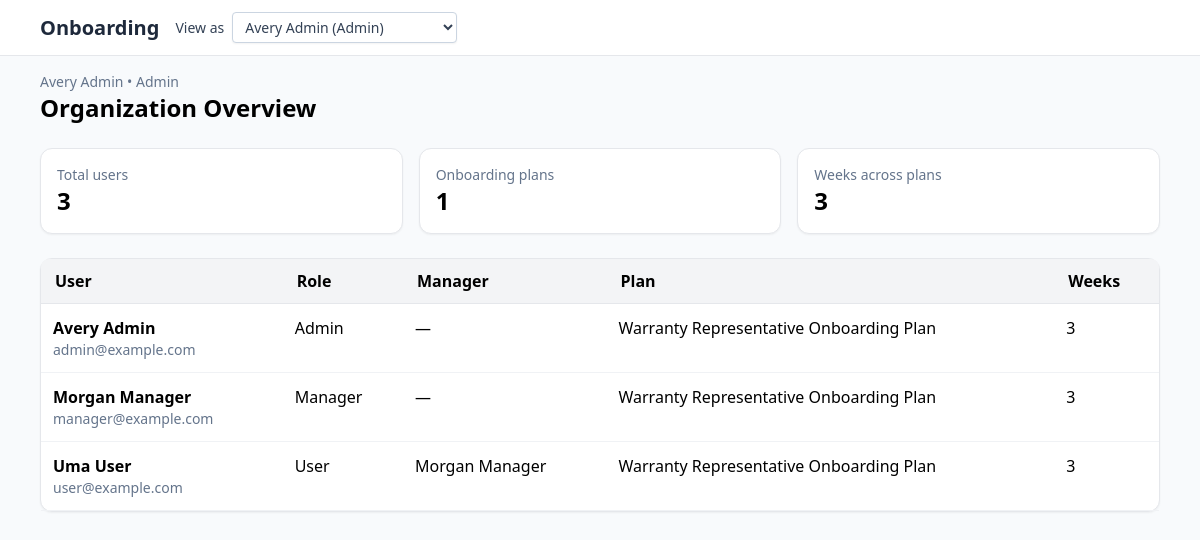
Before: /admin/overview with the older database file.
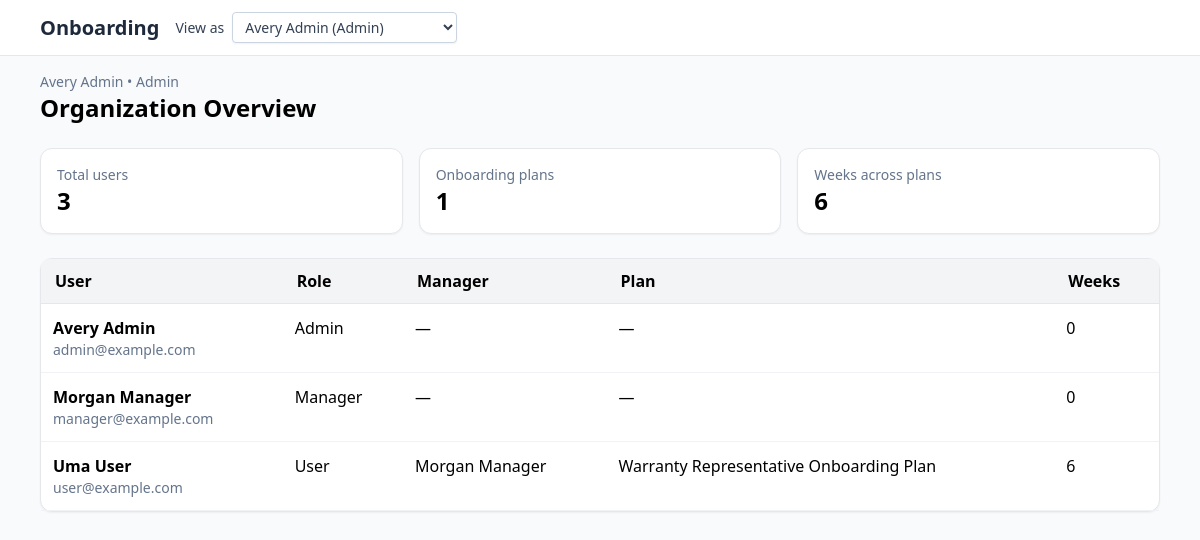
After: the same page with the newer database file.
### Onboarding/models.py (models this page shows, shortened)
class User(db.Model):
    __tablename__ = "users"
    id = db.Column(db.Integer, primary_key=True)
    email = db.Column(db.String(255), unique=True, nullable=False)
    full_name = db.Column(db.String(255), nullable=False)
    role = db.Column(db.String(32), nullable=False, default=RoleEnum.USER.value)
    onboarding_plan_id = db.Column(
        db.Integer, db.ForeignKey("onboarding_plans.id"), nullable=True
    )
    onboarding_plan = db.relationship("OnboardingPlan", back_populates="users")
    manager_id = db.Column(db.Integer, db.ForeignKey("users.id"), nullable=True)
    manager = db.relationship(
        "User",
        remote_side="User.id",
        back_populates="direct_reports",
        lazy="joined",
    )
    direct_reports = db.relationship(
        "User",
        back_populates="manager",
        lazy="selectin",
        cascade="all",
    )

class OnboardingPlan(db.Model):
    __tablename__ = "onboarding_plans"
    id = db.Column(db.Integer, primary_key=True)
    name = db.Column(db.String(255), nullable=False, default="Onboarding Plan")
    description = db.Column(db.Text, nullable=True)
    weeks = db.relationship(
        "Week",
        back_populates="onboarding_plan",
        lazy="selectin",
        cascade="all, delete-orphan",
    )
    users = db.relationship(
        "User",
        back_populates="onboarding_plan",
        lazy="selectin",
    )

### app.py (the view)
@app.get("/admin/overview")
def admin_overview():
    admin = current_user()
    require_role(admin, {RoleEnum.ADMIN.value})
    users = (
        User.query.options(
            selectinload(User.onboarding_plan).selectinload(OnboardingPlan.weeks),
            selectinload(User.manager),
        )
        .order_by(User.full_name.asc())
        .all()
    )
    plans = (
        OnboardingPlan.query.options(selectinload(OnboardingPlan.weeks))
        .order_by(OnboardingPlan.name.asc())
        .all()
    )
    return render_template(
        "admin_overview.html",
        admin=admin,
        users=users,
        plans=plans,
    )

### app.py (called while the page is built)
def current_user() -> User:
    email = request.headers.get("X-User-Email") or request.args.get("as_user")
    query = User.query.options(selectinload(User.onboarding_plan))
    if email:
        user = query.filter_by(email=email).first()
        if not user:
            abort(404, description="User not found")
        return user
    user = query.order_by(User.id.asc()).first()
    if not user:
        abort(404, description="No users available")
    return user

def require_role(user: User, allowed_roles: set[str]):
    if user.role not in allowed_roles:
        abort(403)

@app.context_processor
def inject_user():
    u = session.get("user")
    return {"user": u or {"role": "guest"}}

@app.context_processor
def inject_user_switcher():
    users = User.query.order_by(User.role.asc(), User.full_name.asc()).all()
    active_user = None
    try:
        active_user = current_user()
    except Exception:
        active_user = None
    return {
        "switchable_users": users,
        "nav_current_user": active_user,
    }

### templates/admin_overview.html
{% extends "base.html" %}
{% block content %}
<div class="flex items-center justify-between mb-6">
  <div>
    <p class="text-sm text-slate-500">{{ admin.full_name }} • Admin</p>
    <h1 class="text-2xl font-bold">Organization Overview</h1>
  </div>
</div>
<div class="grid md:grid-cols-3 gap-4 mb-6">
  <div class="bg-white border rounded-xl p-4 shadow-sm">
    <p class="text-sm text-slate-500">Total users</p>
    <p class="text-2xl font-semibold">{{ users|length }}</p>
  </div>
  <div class="bg-white border rounded-xl p-4 shadow-sm">
    <p class="text-sm text-slate-500">Onboarding plans</p>
    <p class="text-2xl font-semibold">{{ plans|length }}</p>
  </div>
  <div class="bg-white border rounded-xl p-4 shadow-sm">
    <p class="text-sm text-slate-500">Weeks across plans</p>
    <p class="text-2xl font-semibold">{{ plans|map(attribute='weeks')|map('length')|sum }}</p>
  </div>
</div>
<div class="bg-white border rounded-xl shadow-sm">
  <table class="table">
    <thead>
      <tr>
        <th>User</th>
        <th>Role</th>
        <th>Manager</th>
        <th>Plan</th>
        <th>Weeks</th>
      </tr>
    </thead>
    <tbody>
      {% for user in users %}
        <tr>
          <td>
            <div class="font-semibold">{{ user.full_name }}</div>
            <div class="text-sm text-slate-500">{{ user.email }}</div>
          </td>
          <td class="align-top">{{ user.role|capitalize }}</td>
          <td class="align-top">{{ user.manager.full_name if user.manager else '—' }}</td>
          <td class="align-top">{{ user.onboarding_plan.name if user.onboarding_plan else '—' }}</td>
          <td class="align-top">{{ user.onboarding_plan.weeks|length if user.onboarding_plan else 0 }}</td>
        </tr>
      {% endfor %}
    </tbody>
  </table>
</div>
{% endblock %}

### templates/base.html (shortened to what this page needs)
<!doctype html>
<html lang="en">
<head>
  <script src="https://cdn.tailwindcss.com"></script>
  <link rel="stylesheet" href="{{ url_for('static', filename='site.css') }}?v={{ build_ts }}">
</head>
<body class="bg-slate-50 min-h-screen">
  <nav class="bg-white border-b sticky top-0 z-10">
    <div class="max-w-6xl mx-auto px-4 py-3 flex items-center gap-4">
      <a href="/weeks" class="text-xl font-semibold text-slate-800">Onboarding</a>
      {% if switchable_users %}
      <form method="get" action="{{ request.path }}" class="flex items-center gap-2 text-sm text-slate-700">
        <label for="user-switch" class="font-medium">View as</label>
        <select
          id="user-switch"
          name="as_user"
          class="rounded border border-slate-300 bg-white px-2 py-1 text-sm text-slate-700 shadow-sm"
          onchange="this.form.submit()"
        >
          {% for switch_user in switchable_users %}
          <option value="{{ switch_user.email }}" {% if nav_current_user and switch_user.id == nav_current_user.id %}selected{% endif %}>
            {{ switch_user.full_name }} ({{ switch_user.role | capitalize }})
          </option>
          {% endfor %}
        </select>
      </form>
      {% endif %}
    </div>
  </nav>
  <main class="max-w-6xl mx-auto p-4">
    {% block content %}{% endblock %}
  </main>
</body>
</html>

### Onboarding/static/site.css (style rules this page uses)
.table { width: 100%; border-collapse: separate; border-spacing: 0; }
.table thead tr { background: #f3f4f6; }
.table thead th { text-align: left; vertical-align: middle; font-weight: 700; padding: 12px 14px; border-bottom: 1px solid #e5e7eb; line-height: 1.25rem; }
.table thead th:first-child { border-top-left-radius: 8px; }
.table thead th:last-child { border-top-right-radius: 8px; }
.table tbody td { padding: 12px; border-bottom: 1px solid #f0f2f5; vertical-align: top; }
.align-top { vertical-align: top; }

Changed rows visible on the page:
changed User "Avery Admin": onboarding_plan "Warranty Representative Onboarding Plan" → "—"; onboarding_plan.weeks|length "3" → "0"
changed User "Manager": onboarding_plan "Warranty Representative Onboarding Plan" → "—"; onboarding_plan.weeks|length "3" → "0"
computed for User "Uma User": onboarding_plan.weeks|length "3" → "6"
Other visible differences:
{{ plans|map(attribute='weeks')|map('length')|sum }}: "3" → "6"
